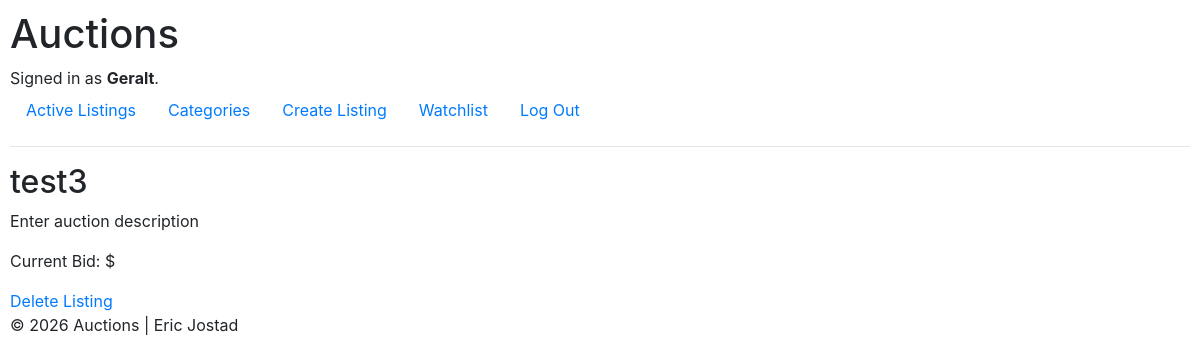
The page /listing/11/test3 (signed in) on the database its author committed.
### auctions/models.py (models this page shows)
class User(AbstractUser):
    pass

class Auction(models.Model):
    user = models.ForeignKey(User, on_delete=models.CASCADE)
    title = models.CharField(max_length=150)
    description = models.TextField(
        blank=True)
    starting_bid = models.DecimalField(
        max_digits=10, decimal_places=2, validators=[MinValueValidator(0.01)])
    image_url = models.URLField(blank=True)
    category = models.CharField(
        max_length=64, blank=True)

### auctions/views.py (the view)
# urls.py: path("listing/<int:auction_id>/<str:auction_title>",
def listing(request, auction_id, auction_title):
    auction = Auction.objects.get(pk=auction_id)
    is_watching = Watchlist.objects.filter(
        user=request.user, auction=auction).exists()
    return render(request, "auctions/listing.html", {
        "auction": auction,
        "auction_title": auction_title,
        "is_watching": is_watching
    })

### auctions/templates/auctions/listing.html (shortened to what this page needs)
{% extends "auctions/layout.html" %}
{% block body %}
    <h2>{{ auction.title }}</h2>
    <p>{{ auction.description }}</p>
    <p>Current Bid: ${{ auction.current_bid }}</p>
    {% if user.is_authenticated %}
        {% if auction.user == user %}
            <a href="{% url 'auctions:delete_listing' auction.id %}">Delete Listing</a>
        {% endif %}
    {% endif %}
{% endblock %}

### auctions/templates/auctions/layout.html (shortened to what this page needs)
{% load static %}
<!DOCTYPE html>
<html lang="en">
    <head>
        <link rel="stylesheet" href="https://stackpath.bootstrapcdn.com/bootstrap/4.4.1/css/bootstrap.min.css">
        <link href="{% static 'auctions/styles.css' %}" rel="stylesheet">
    </head>
    <body>
        <h1>Auctions</h1>
        <div>
            {% if user.is_authenticated %}
                Signed in as <strong>{{ user.username }}</strong>.
            {% else %}
                Not signed in.
            {% endif %}
        </div>
        <ul class="nav">
            <li class="nav-item">
                <a class="nav-link" href="{% url 'auctions:index' %}">Active Listings</a>
            </li>
            <li class="nav-item">
                <a class="nav-link" href="{% url 'auctions:categories' %}">Categories</a>
            </li>
            {% if user.is_authenticated %}
                <li class="nav-item">
                    <a class="nav-link" href="{% url 'auctions:create_listing' %}">Create Listing</a>
                </li>
                <li class="nav-item">
                    <a class="nav-link" href="{% url 'auctions:watchlist' %}">Watchlist</a>
                </li>
                <li class="nav-item">
                    <a class="nav-link" href="{% url 'auctions:logout' %}">Log Out</a>
                </li>
            {% endif %}
        </ul>
        <hr>
        {% block body %}
        {% endblock %}
    </body>
    <footer>
        {% block footer %}
        <p>&copy; 2026 Auctions | Eric Jostad</p>
        {% endblock %}
    </footer>
</html>

### auctions/static/auctions/styles.css (style rules this page uses)
body { padding: 10px; }

### rows shown on the page
User: username "Geralt"
Auction: title "test3", description "Enter auction description"
